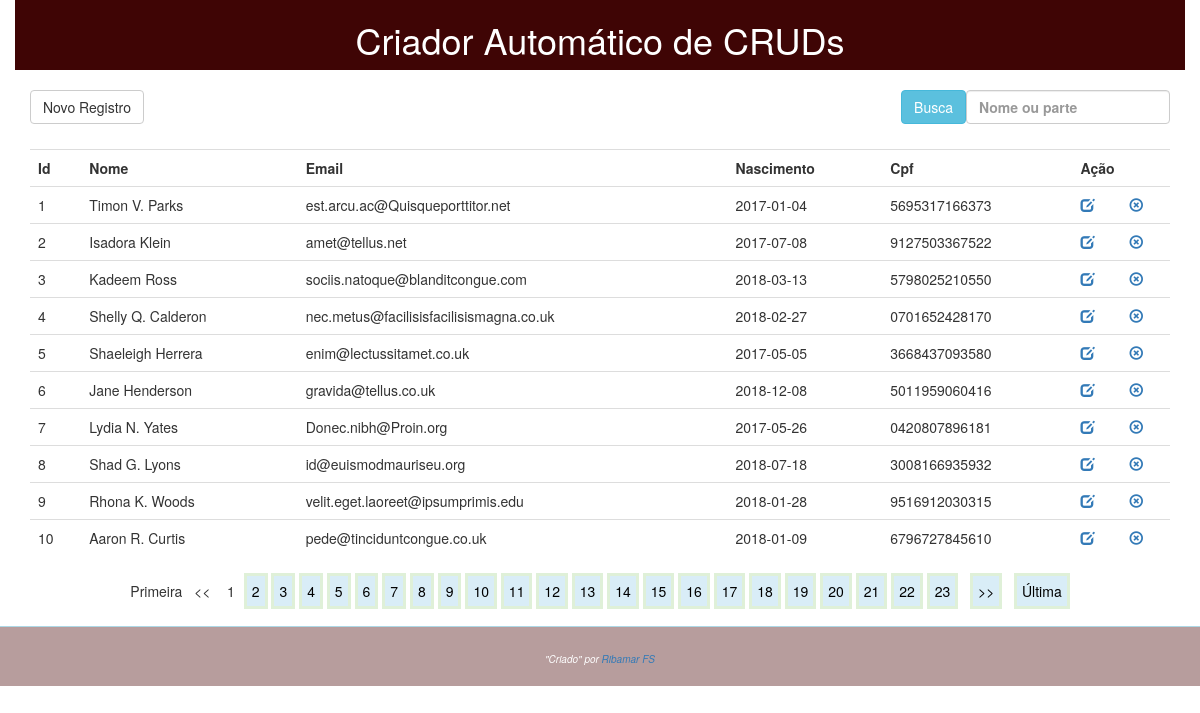
Screenshot of /CRUDs/auto-crud-1.8/search_results.php with the database file from the repository.
### tables this page shows
CREATE TABLE `clientes` (
  `id` mediumint(8) unsigned NOT NULL AUTO_INCREMENT,
  `nome` varchar(255) DEFAULT NULL,
  `email` varchar(255) DEFAULT NULL,
  `nascimento` varchar(255) DEFAULT NULL,
  `cpf` varchar(255) DEFAULT NULL,
  PRIMARY KEY (`id`)
);

### CRUDs/auto-crud-1.8/classes/crud.php (called while the page is built, shortened)
<?php
class Crud
{
    public $pdo;
    public $table = "clientes";
    public function __construct($db)
    {
        $this->pdo = $db;
    }
	public function numFields(){
		$sql = "SELECT * FROM $this->table";
		$sth = $this->pdo->query($sql);
		return $sth->columnCount();
	}
	public function fieldName($x){
		$sql = "SELECT * FROM $this->table";
		$sth = $this->pdo->query($sql);
		$meta = $sth->getColumnMeta($x);
		return $meta['name'];
	}
}

### CRUDs/auto-crud-1.8/search_results.php (the view, shortened to what this page needs)
<?php require_once('./header.php'); ?>
<div class="container">
    <div class="row">
        <div class="col-md-3">
            <a href="insert.php" class="btn btn-default">Novo Registro</a>
        </div>
        <div class="col-md-9">
            <form action="search.php" method="get" >
            <div class="pull-right" style="padding-left: 0;"  >
              <span class="pull-right">
                <label class="control-label" for="palavra" style="padding-right: 0;">
                  <input type="text" value="" placeholder="Nome ou parte" class="form-control" name="palavra">
                </label>
                </span>
              <button class="btn btn-info">Busca</button>
            </div>
            </form>
        </div>
    </div>
</div>
<br>
<?php
require_once './classes/connection.php';
require_once './classes/crud.php';
$crud = new Crud($db);
require_once './classes/pagination.php';
$sql = "select * from $crud->table order by id";
$pager = new Paginacao($db, $sql, 10, 23, null);
$rs = $pager->paginate();
$num = $rs->rowCount();
if($num >= 0 ){
	print '<div class="container" align="center">';
    echo '<table class="table table-hover">';
    echo "<tr>";
        for($x=0;$x<$crud->numFields();$x++){
            $field = $crud->fieldName($x);
	?>
	        <th><?=ucfirst($field)?></th>
	<?php
        }
		  print '<th colspan="2">Ação</th>';
    echo "</tr>";
    while ($row = $rs->fetch(PDO::FETCH_ASSOC)){
        echo "<tr>";
            for($x=0;$x<$crud->numFields();$x++){
                $field = $crud->fieldName($x);
                ?>
                <td><?=$row[$field]?></td>
                <?php
            }
			?>
            <td><a href="update.php?id=<?=$row['id']?>"><i class="glyphicon glyphicon-edit" title="Editar"></a></td>
            <td><a onclick="return confirm('Tem certeza de que deseja excluir <?=$row['nome']?> ?')" href="delete_db.php?id=<?=$row['id']?>"><i class="glyphicon glyphicon-remove-circle" title="Excluir"></a></td></tr>
		<?php
    }
    echo "</table>";
}else{
    echo "Nenhum registro encontrado!";
}
	echo "<div class='page-nav' align='center'>";
    echo $pager->renderFullNav();
echo "</div>
</div>";
require_once('./footer.php');
?>

### CRUDs/auto-crud-1.8/assets/css/style.css (style rules this page uses)
.page-nav { margin: 5px 0 0 0; padding: 5px; }
.page_link { padding: 5px; }

### rows the page displays
clientes: id "1", nome "Timon V. Parks", email "est.arcu.ac@Quisqueporttitor.net", nascimento "2017-01-04", cpf "5695317166373"
clientes: id "2", nome "Isadora Klein", email "amet@tellus.net", nascimento "2017-07-08", cpf "9127503367522"
clientes: id "3", nome "Kadeem Ross", email "sociis.natoque@blanditcongue.com", nascimento "2018-03-13", cpf "5798025210550"
clientes: id "4", nome "Shelly Q. Calderon", email "nec.metus@facilisisfacilisismagna.co.uk", nascimento "2018-02-27", cpf "0701652428170"
clientes: id "5", nome "Shaeleigh Herrera", email "enim@lectussitamet.co.uk", nascimento "2017-05-05", cpf "3668437093580"
clientes: id "6", nome "Jane Henderson", email "gravida@tellus.co.uk", nascimento "2018-12-08", cpf "5011959060416"
clientes: id "7", nome "Lydia N. Yates", email "Donec.nibh@Proin.org", nascimento "2017-05-26", cpf "0420807896181"
clientes: id "8", nome "Shad G. Lyons", email "id@euismodmauriseu.org", nascimento "2018-07-18", cpf "3008166935932"
clientes: id "9", nome "Rhona K. Woods", email "velit.eget.laoreet@ipsumprimis.edu", nascimento "2018-01-28", cpf "9516912030315"
clientes: id "10", nome "Aaron R. Curtis", email "pede@tinciduntcongue.co.uk", nascimento "2018-01-09", cpf "6796727845610"

### other values shown
$field "Id"
$field "Nome"
$field "Email"
$field "Nascimento"
$field "Cpf"
$pager->renderFullNav() "Primeira <<"
$tag ">>"
$tag "Última"
